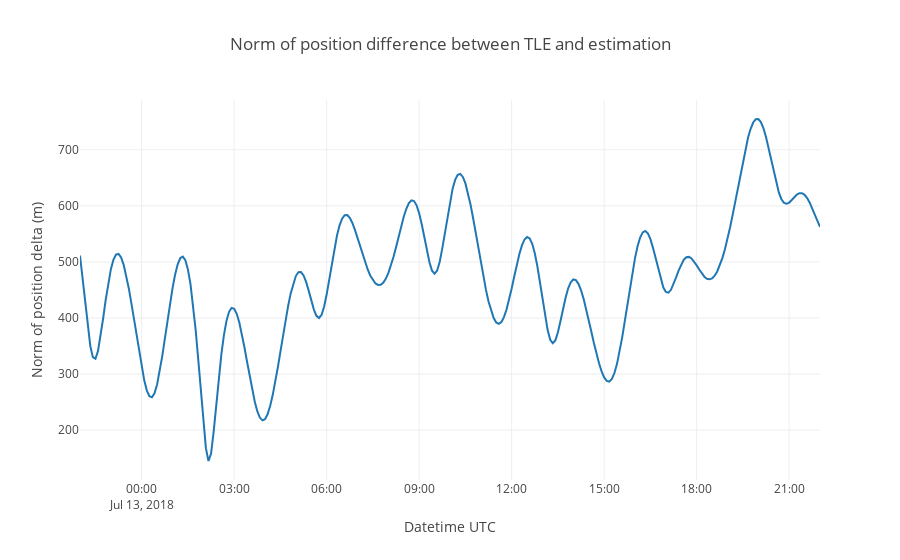

Notebook code for this chart:
### Markdown cell above
## Comparison with TLE
Plotting the position difference between the initial TLE and the estimated orbit.

### Code cell
# Computing norm of position difference
import numpy as np
deltaPos_norm = pd.Series(data=np.linalg.norm(
    PV_tle_tod_df[['x','y','z']] - PV_tod_df[['x','y','z']], 
    axis=1),
                         index=PV_tle_tod_df.index)

import plotly.graph_objs as go

trace = go.Scatter(
    x = deltaPos_norm.index,
    y = deltaPos_norm,
    mode='lines'
)

data = [trace]

layout = go.Layout(
    title = 'Norm of position difference between TLE and estimation',
    xaxis = dict(
        title = 'Datetime UTC'
    ),
    yaxis = dict(
        title = 'Norm of position delta (m)'
    )
)

fig = dict(data=data, layout=layout)

py.iplot(fig)

### Figure 1 — Plotly figure (JSON) as saved in the notebook; plotly's stock layout.template omitted (floating-point values rounded to 4 significant figures; data arrays with more than 128 entries replaced by an {"elided": "..."} marker saying what was removed)
{"data": [{"mode": "lines", "type": "scatter", "uid": "dd8f1f61-ee81-47f0-bba4-68a100fefeb2", "x": {"elided": "289 str values"}, "y": {"elided": "289 float values"}}], "layout": {"autosize": true, "title": {"text": "Norm of position difference between TLE and estimation"}, "xaxis": {"autorange": true, "range": ["2018-07-12 22:00", "2018-07-13 22:00"], "title": {"text": "Datetime UTC"}, "type": "date"}, "yaxis": {"autorange": true, "range": [111.1, 788.7], "title": {"text": "Norm of position delta (m)"}, "type": "linear"}}}
